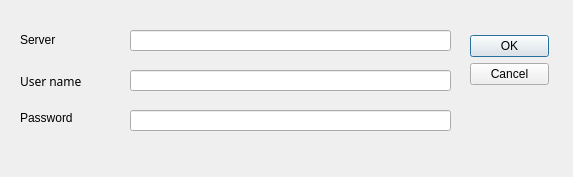
<ui version="4.0" >
 <author></author>
 <comment></comment>
 <exportmacro></exportmacro>
 <class>Dialog</class>
 <widget class="QDialog" name="Dialog" >
  <property name="geometry" >
   <rect>
    <x>0</x>
    <y>0</y>
    <width>573</width>
    <height>177</height>
   </rect>
  </property>
  <property name="windowTitle" >
   <string>Dialog</string>
  </property>
  <widget class="QWidget" name="layoutWidget" >
   <property name="geometry" >
    <rect>
     <x>470</x>
     <y>35</y>
     <width>79</width>
     <height>91</height>
    </rect>
   </property>
   <layout class="QVBoxLayout" >
    <property name="margin" >
     <number>0</number>
    </property>
    <property name="spacing" >
     <number>6</number>
    </property>
    <item>
     <widget class="QPushButton" name="loginButton" >
      <property name="text" >
       <string>OK</string>
      </property>
     </widget>
    </item>
    <item>
     <widget class="QPushButton" name="cancelButton" >
      <property name="text" >
       <string>Cancel</string>
      </property>
     </widget>
    </item>
    <item>
     <spacer>
      <property name="orientation" >
       <enum>Qt::Vertical</enum>
      </property>
      <property name="sizeHint" >
       <size>
        <width>20</width>
        <height>40</height>
       </size>
      </property>
     </spacer>
    </item>
   </layout>
  </widget>
  <widget class="QLabel" name="label_3" >
   <property name="geometry" >
    <rect>
     <x>20</x>
     <y>110</y>
     <width>71</width>
     <height>16</height>
    </rect>
   </property>
   <property name="text" >
    <string>&lt;html>&lt;head>&lt;meta name="qrichtext" content="1" />&lt;/head>&lt;body style=" white-space: pre-wrap; font-family:MS Shell Dlg; font-size:8.25pt; font-weight:400; font-style:normal; text-decoration:none;">&lt;p style=" margin-top:0px; margin-bottom:0px; margin-left:0px; margin-right:0px; -qt-block-indent:0; text-indent:0px;">&lt;span style=" font-size:9pt;">Password &lt;/span>&lt;/p>&lt;/body>&lt;/html></string>
   </property>
  </widget>
  <widget class="QLabel" name="label" >
   <property name="geometry" >
    <rect>
     <x>20</x>
     <y>30</y>
     <width>91</width>
     <height>20</height>
    </rect>
   </property>
   <property name="text" >
    <string>&lt;html>&lt;head>&lt;meta name="qrichtext" content="1" />&lt;/head>&lt;body style=" white-space: pre-wrap; font-family:MS Shell Dlg; font-size:8.25pt; font-weight:400; font-style:normal; text-decoration:none;">&lt;p style=" margin-top:0px; margin-bottom:0px; margin-left:0px; margin-right:0px; -qt-block-indent:0; text-indent:0px; font-size:8pt;">&lt;span style=" font-size:9pt;">Server&lt;/span>&lt;/p>&lt;/body>&lt;/html></string>
   </property>
  </widget>
  <widget class="QLineEdit" name="usernameLine" >
   <property name="geometry" >
    <rect>
     <x>130</x>
     <y>70</y>
     <width>321</width>
     <height>21</height>
    </rect>
   </property>
  </widget>
  <widget class="QLineEdit" name="serverLine" >
   <property name="geometry" >
    <rect>
     <x>130</x>
     <y>30</y>
     <width>321</width>
     <height>21</height>
    </rect>
   </property>
  </widget>
  <widget class="QLineEdit" name="passwdLine" >
   <property name="geometry" >
    <rect>
     <x>130</x>
     <y>110</y>
     <width>321</width>
     <height>21</height>
    </rect>
   </property>
   <property name="acceptDrops" >
    <bool>true</bool>
   </property>
   <property name="echoMode" >
    <enum>QLineEdit::Password</enum>
   </property>
  </widget>
  <widget class="QLabel" name="label_2" >
   <property name="geometry" >
    <rect>
     <x>20</x>
     <y>70</y>
     <width>81</width>
     <height>41</height>
    </rect>
   </property>
   <property name="text" >
    <string>&lt;html>&lt;head>&lt;meta name="qrichtext" content="1" />&lt;/head>&lt;body style=" white-space: pre-wrap; font-family:MS Shell Dlg; font-size:8.25pt; font-weight:400; font-style:normal; text-decoration:none;">&lt;p style=" margin-top:0px; margin-bottom:0px; margin-left:0px; margin-right:0px; -qt-block-indent:0; text-indent:0px; font-family:Sans Serif; font-size:9pt;">User name&lt;/p>&lt;p style="-qt-paragraph-type:empty; margin-top:0px; margin-bottom:0px; margin-left:0px; margin-right:0px; -qt-block-indent:0; text-indent:0px; font-family:Sans Serif; font-size:9pt;">&lt;/p>&lt;/body>&lt;/html></string>
   </property>
  </widget>
 </widget>
 <pixmapfunction></pixmapfunction>
 <resources/>
 <connections>
  <connection>
   <sender>cancelButton</sender>
   <signal>clicked()</signal>
   <receiver>Dialog</receiver>
   <slot>reject()</slot>
   <hints>
    <hint type="sourcelabel" >
     <x>330</x>
     <y>66</y>
    </hint>
    <hint type="destinationlabel" >
     <x>197</x>
     <y>125</y>
    </hint>
   </hints>
  </connection>
 </connections>
</ui>
